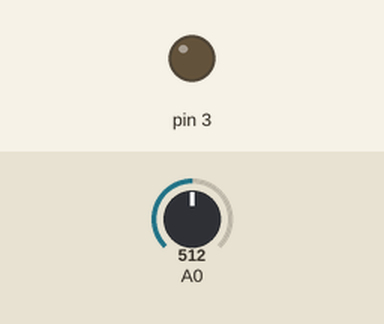
This sketch was run on a simulated Arduino Uno, built with avr-gcc and run on an emulated ATmega328P. Parts: output pins drawn as LEDs (lit = HIGH). Inputs (shaded band) come from the test bench; at power-on: A0 = 512.

Above: at 1.8 s.
1.9 s: A0 set to 716
At 2.6 s:
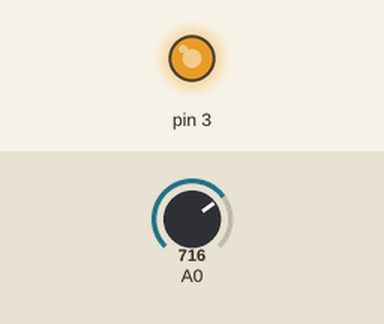
3.5 s: A0 set to 757
At 5.2 s:
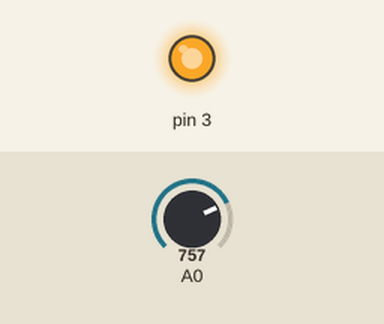
5.5 s: A0 set to 768
At 6.8 s:
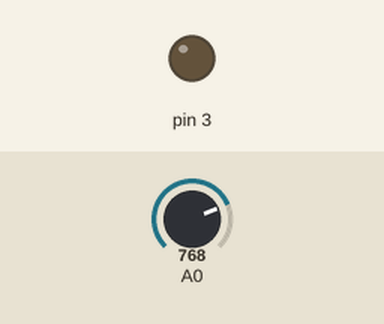
7.5 s: A0 set to 900
At 8.4 s:
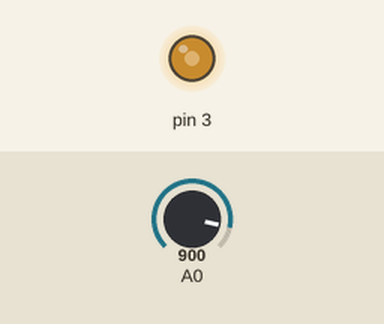
9.5 s: A0 set to 306
At 11.1 s:
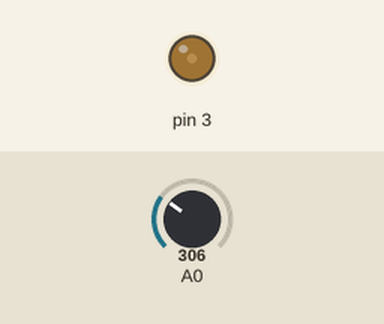
11.5 s: A0 set to 0
At 12.7 s:
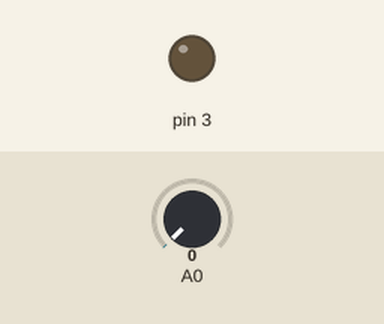
Timing chart, 0 to 14.5 s (numbered marks = the images above; inputs shaded):
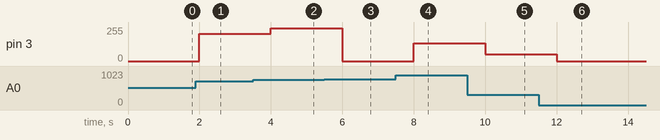

Measured:
- the behaviour switches between 767 and 768 on A0 (found by bisection; images 2 and 3)
- after the input at 1.9 s, pin 3: 0/255 → 204/255 after 0.10 s
- after the input at 3.5 s, pin 3: 204/255 → 245/255 after 0.50 s
- after the input at 5.5 s, pin 3: 245/255 → 0/255 after 0.50 s
- after the input at 7.5 s, pin 3: 0/255 → 132/255 after 0.50 s
- after the input at 9.5 s, pin 3: 132/255 → 50/255 after 0.50 s
- after the input at 11.5 s, pin 3: 50/255 → 0/255 after 0.50 s

The sketch:

Main.ino
```cpp
void setup() {
  //pinMode(AO, INPUT);
  pinMode(3, OUTPUT);

}

void loop() {
  int intensidade;

  intensidade = analogRead(A0);

  analogWrite(3, intensidade);
  /*Serial.begin(9600);
  Serial.println(analogRead(A0));*/
  delay(1000);

}
```
